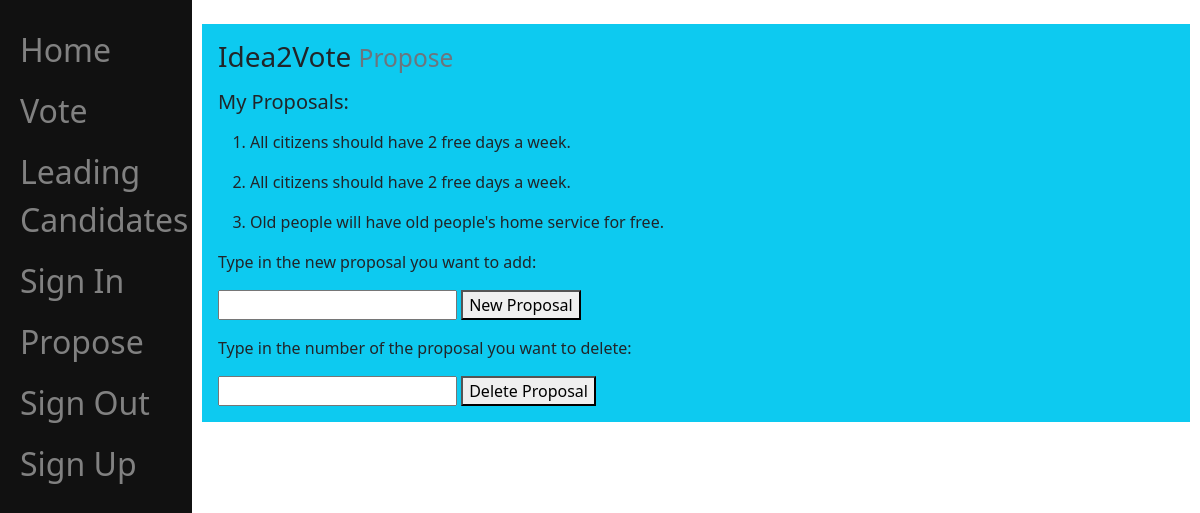
/propose/ (signed in), run on an earlier commit of the app's database.
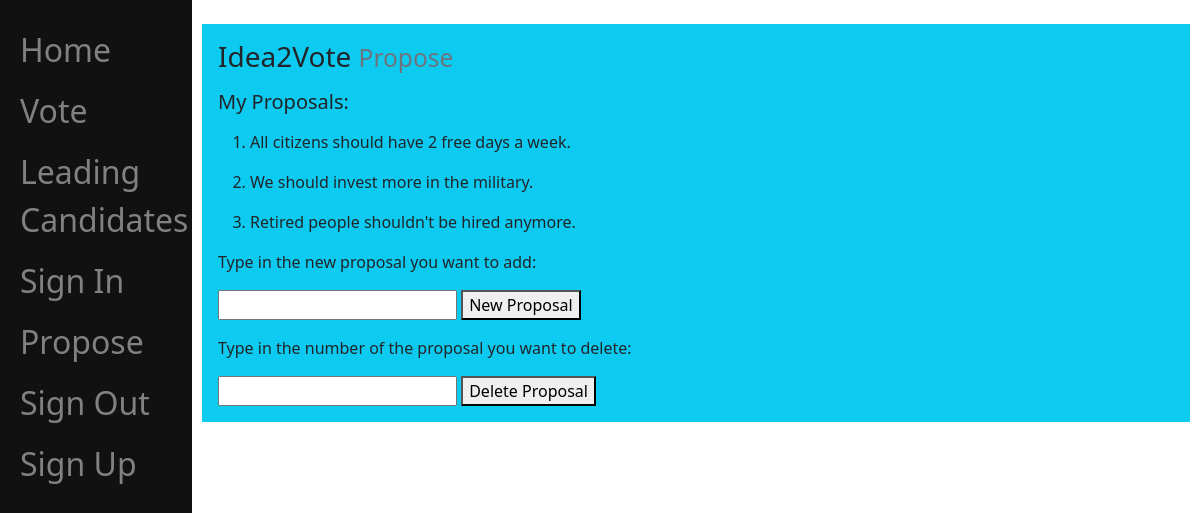
And on a later commit of the database.
### main/models.py (models this page shows, shortened)
class Proposals(Model):
    user = ForeignKey(to=User, on_delete=CASCADE, related_name="proposals", null=True)
    text = CharField(max_length=400)
    votes = IntegerField()

### main/views.py (the view, shortened to what this page needs)
def propose(response):
    return render(response, "main/propose.html", {})

### main/templates/main/propose.html (shortened to what this page needs)
{% extends "main/index_auth.html" %}
{% block content %}
<h3>
    Idea2Vote
    <small class="text-muted">Propose</small>
</h3>
<h5>My Proposals:</h5>
<ol>{% for proposal in user.proposals.all %}
    <li><p>{{proposal.text}}</p></li>
{% endfor %}
</ol>
<form method="post" action="#">
    <p>Type in the new proposal you want to add:</p>
    <input type="text" name="create_proposal"> <button type="submit" name="btn_new_proposal" value="pressed" >New Proposal</button>
    <p>Type in the number of the proposal you want to delete:</p>
    <input type="text" name="delete_proposal"> <button type="submit" name="btn_delete" value="pressed" >Delete Proposal</button>
</form>
{% endblock %}

What changed in the data, as far as the page shows it:
removed Proposals: text "All citizens should have 2 free days a week."
removed Proposals: text "Old people will have old people's home service for free."
added Proposals: text "We should invest more in the military."
added Proposals: text "Retired people shouldn't be hired anymore."
